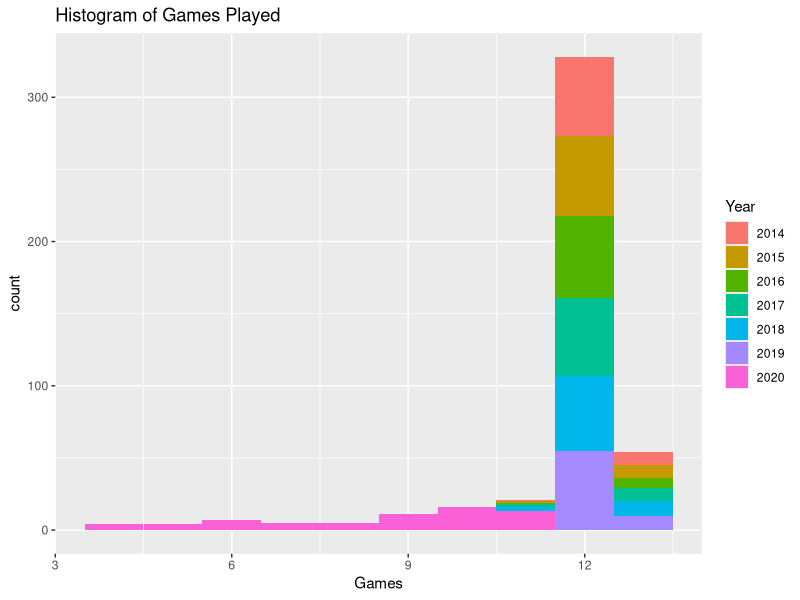
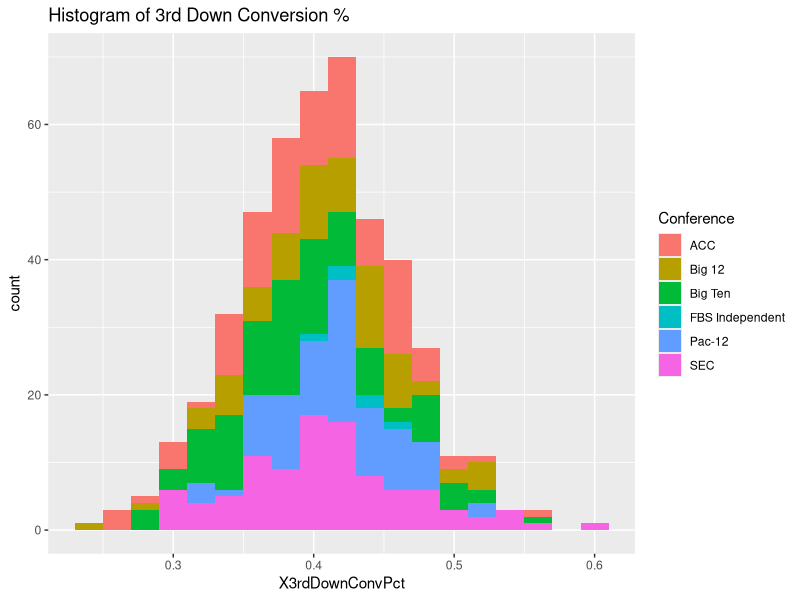
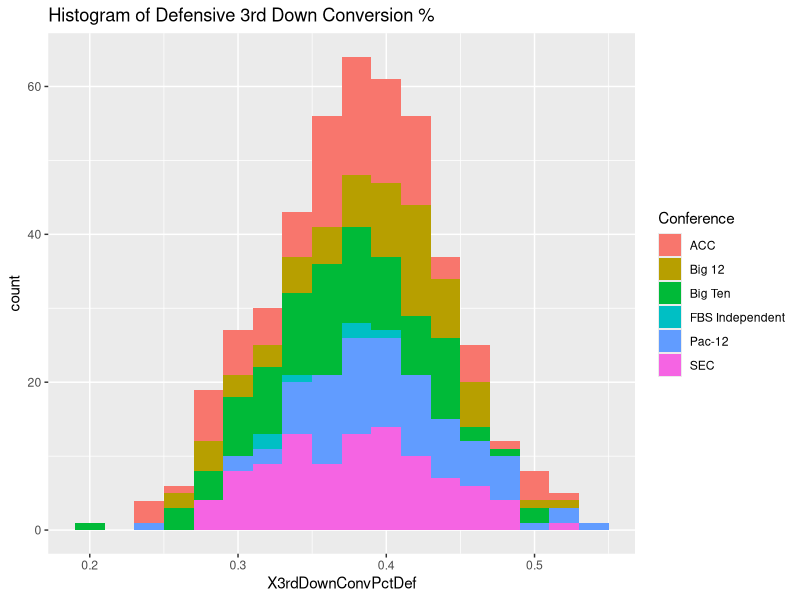
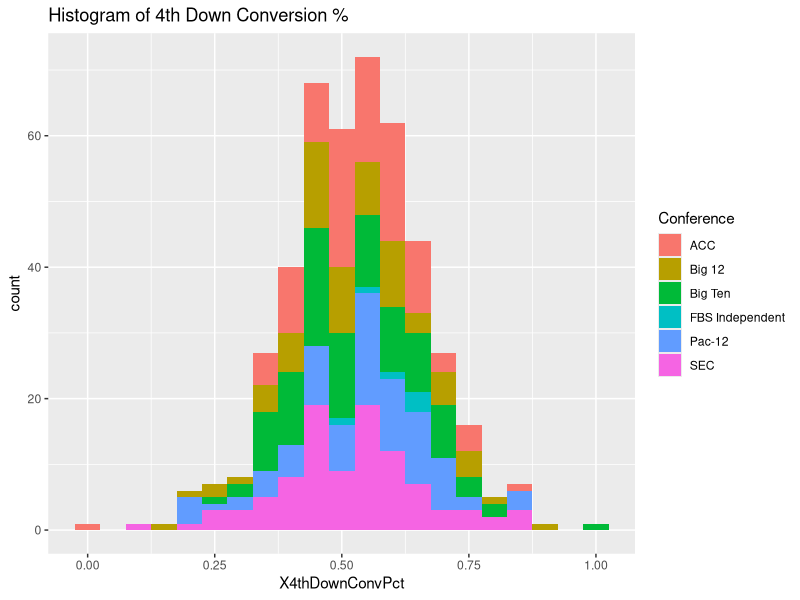
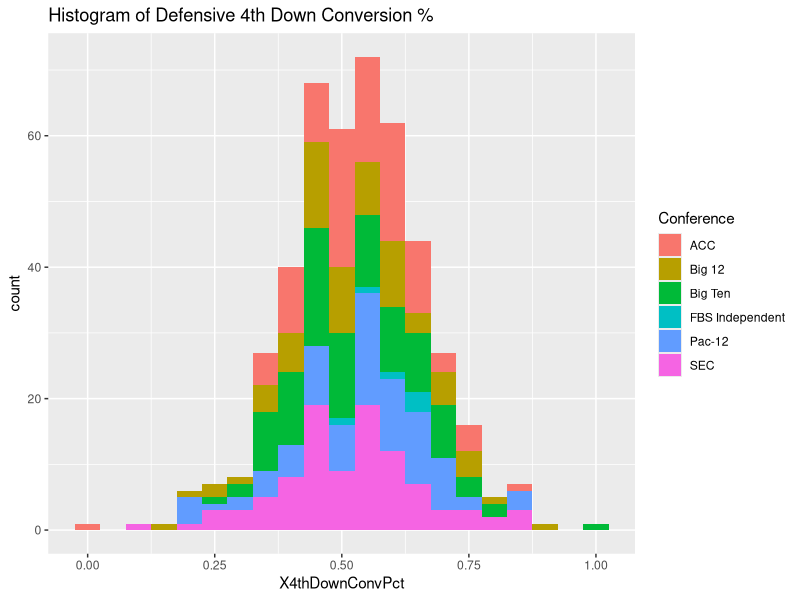
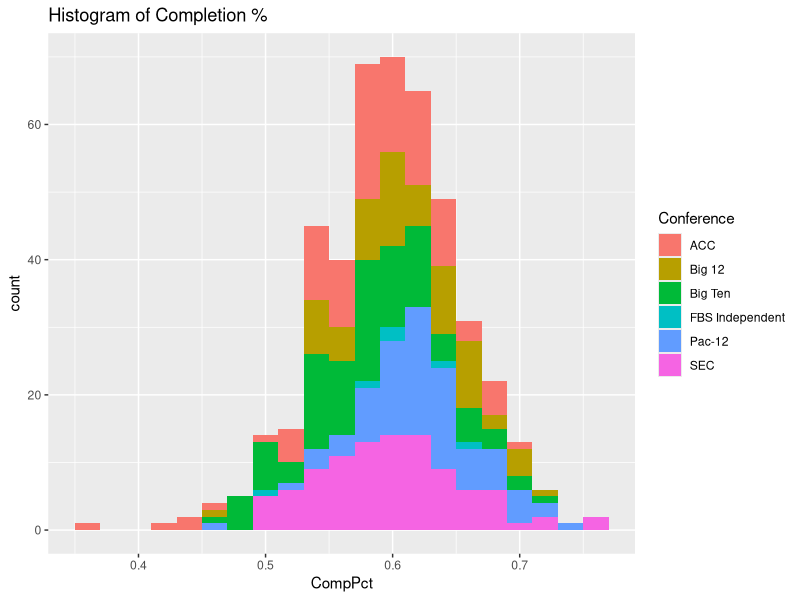
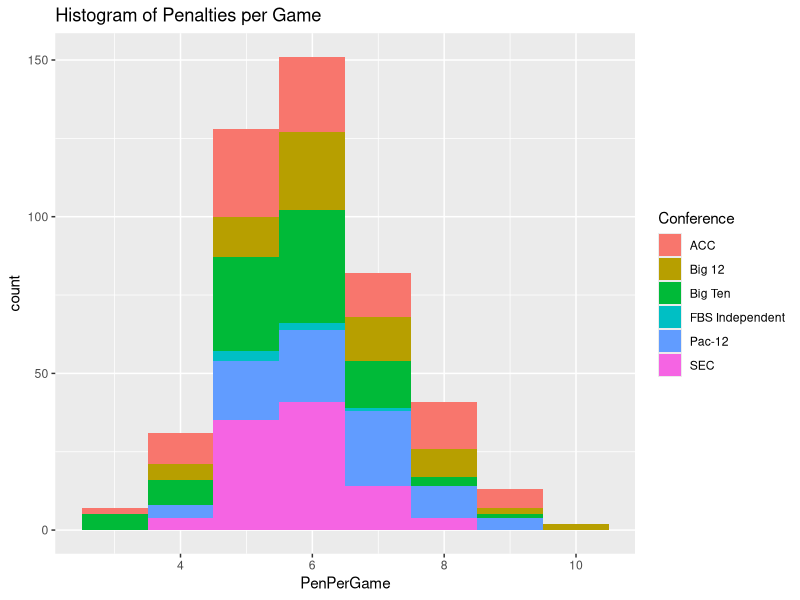
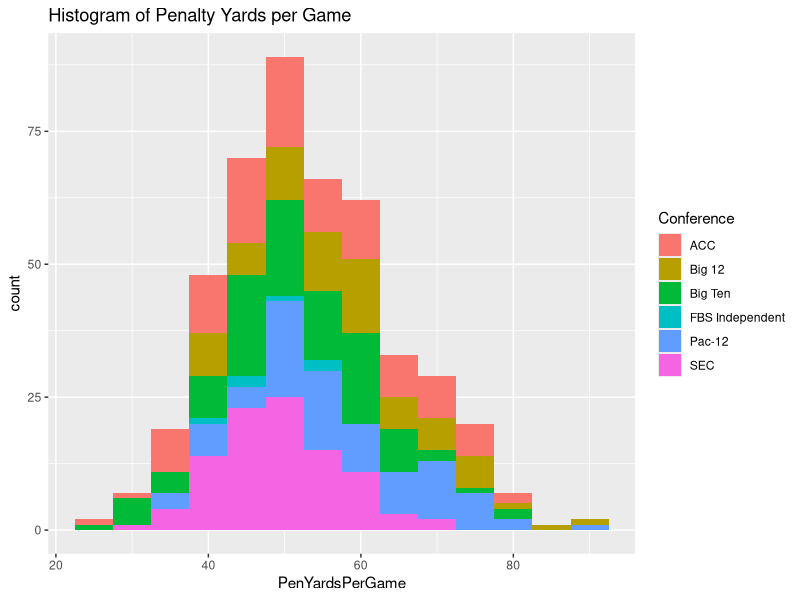

Write the R code that produced these figures, in order.
#loading in libraries
library(ggplot2)

#loading in data
data = read.csv("football.csv")
data$Conference = as.factor(data$Conference)
data$Year = as.factor(data$Year)

# Explorartory Histograms
ggplot(data, aes(x = Games, fill = Year)) + geom_histogram(binwidth = 1) + 
  ggtitle("Histogram of Games Played")
ggplot(data, aes(x = X3rdDownConvPct, fill = Conference)) + geom_histogram(binwidth = .02) +
  ggtitle("Histogram of 3rd Down Conversion %") 
ggplot(data, aes(x = X3rdDownConvPctDef, fill = Conference)) + geom_histogram(binwidth = .02) +
  ggtitle("Histogram of Defensive 3rd Down Conversion %") 
ggplot(data, aes(x = X4thDownConvPct, fill = Conference)) + geom_histogram(binwidth = .05) +
  ggtitle("Histogram of 4th Down Conversion %") 
ggplot(data, aes(x = X4thDownConvPct, fill = Conference)) + geom_histogram(binwidth = .05) +
  ggtitle("Histogram of Defensive 4th Down Conversion %") 
ggplot(data, aes(x = CompPct, fill = Conference)) + geom_histogram(binwidth = .02) +
  ggtitle("Histogram of Completion %") 
ggplot(data, aes(x = PenPerGame, fill = Conference)) + geom_histogram(binwidth = 1) +
  ggtitle("Histogram of Penalties per Game") 
ggplot(data, aes(x = PenYardsPerGame, fill = Conference)) + geom_histogram(binwidth = 5) +
  ggtitle("Histogram of Penalty Yards per Game") 
ggplot(data, aes(x = OppFDPerGame, fill = Conference)) + geom_histogram(binwidth = 1) +
  ggtitle("Histogram of Opponents First Downs per Game") 
ggplot(data, aes(x = FDPerGame, fill = Conference)) + geom_histogram(binwidth = 1) +
  ggtitle("Histogram of First Downs per Game") 
ggplot(data, aes(x = NetYdsPunt, fill = Conference)) + geom_histogram(binwidth = 1) +
  ggtitle("Histogram of Net Yards per Punt") 
ggplot(data, aes(x = PassYdsPerAtt, fill = Conference)) + geom_histogram(binwidth = .5) +
  ggtitle("Histogram of Pass Yards per Attempt") 
ggplot(data, aes(x = PassYdsPerComp, fill = Conference)) + geom_histogram(binwidth = .5) +
  ggtitle("Histogram of Pass Yards per Completion") 
ggplot(data, aes(x = PassYdsPerGame, fill = Conference)) + geom_histogram(binwidth = 30) +
  ggtitle("Histogram of Pass Yards per Game") 
ggplot(data, aes(x = PassYdsPerAtt, fill = Conference)) + geom_histogram(binwidth = .5) +
  ggtitle("Histogram of Defensive Pass Yards Allowed per Attempt") 
ggplot(data, aes(x = PassYdsPerCompDef, fill = Conference)) + geom_histogram(binwidth = .5) +
  ggtitle("Histogram of Defensive Pass Yards Allowed per Completion") 
ggplot(data, aes(x = PassYdsPerGameDef, fill = Conference)) + geom_histogram(binwidth = 25) +
  ggtitle("Histogram of Defensive Pass Yards Allowed per Game") 
ggplot(data, aes(x = AvgPuntReturnYds, fill = Conference)) + geom_histogram(binwidth = 2) +
  ggtitle("Histogram of Average Punt Return Yards") 
ggplot(data, aes(x = OppRZScorePct, fill = Conference)) + geom_histogram(binwidth = .02) +
  ggtitle("Histogram of Oppenent Red Zone Score %")
ggplot(data, aes(x = OppPointsPerRZAtt, fill = Conference)) + geom_histogram(binwidth = .2) +
  ggtitle("Histogram of Oppenent Red Zone Points per Attempt")
ggplot(data, aes(x = RZScorePct, fill = Conference)) + geom_histogram(binwidth = .02) +
  ggtitle("Histogram of Red Zone Score %")
ggplot(data, aes(x = PointsPerRZAtt, fill = Conference)) + geom_histogram(binwidth = .2) +
  ggtitle("Histogram of Red Zone Points per Attempt")
ggplot(data, aes(x = RushYdsPerRushDef, fill = Conference)) + geom_histogram(binwidth = .3) +
  ggtitle("Histogram of Defensive Rushing Yards per Rush")
ggplot(data, aes(x = RushYdsPerRush, fill = Conference)) + geom_histogram(binwidth = .3) +
  ggtitle("Histogram of Rushing Yards per Rush")
ggplot(data, aes(x = RushYdsPerGame, fill = Conference)) + geom_histogram(binwidth = 20) +
  ggtitle("Histogram of Defensive Rushing Yards per Game")
ggplot(data, aes(x = SacksAllowed, fill = Conference)) + geom_histogram(binwidth = .5) +
  ggtitle("Histogram of Sacks Allowed per Game")
ggplot(data, aes(x = PPGDef, fill = Conference)) + geom_histogram(binwidth = 2.5) +
  ggtitle("Histogram of Defensive Points Allowed per Game")
ggplot(data, aes(x = PPG, fill = Conference)) + geom_histogram(binwidth = 2.5) +
  ggtitle("Histogram of Points per Game")
ggplot(data, aes(x = TFLAllowed, fill = Conference)) + geom_histogram(binwidth = .5) +
  ggtitle("Histogram of Tackles for Loss Allowed per Game")
ggplot(data, aes(x = Sacks, fill = Conference)) + geom_histogram(binwidth = .5) +
  ggtitle("Histogram of Sacks per Game")
ggplot(data, aes(x = TFLPG, fill = Conference)) + geom_histogram(binwidth = .5) +
  ggtitle("Histogram of Tackles for Loss per Game")
ggplot(data, aes(x = AvgTOP, fill = Conference)) + geom_histogram(binwidth = 1) +
  ggtitle("Histogram of Average Time of Possesion")
ggplot(data, aes(x = YdsPerPlayDef, fill = Conference)) + geom_histogram(binwidth = .25) +
  ggtitle("Histogram of Average Defensive Yards Allowed per Play")
ggplot(data, aes(x = YdsPerGameDef, fill = Conference)) + geom_histogram(binwidth = 20) +
  ggtitle("Histogram of Average Defensive Yards Allowed per Game")
ggplot(data, aes(x = YdsPerPlay, fill = Conference)) + geom_histogram(binwidth = .25) +
  ggtitle("Histogram of Average Yards per Play")
ggplot(data, aes(x = YdsPerGame, fill = Conference)) + geom_histogram(binwidth = 20) +
  ggtitle("Histogram of Average Yards per Game")
ggplot(data, aes(x = AvgTurnoverMargin, fill = Conference)) + geom_histogram(binwidth = .2) +
  ggtitle("Histogram of Average Turnover Margin")
ggplot(data, aes(x = WinPct, fill = Conference)) + geom_histogram(binwidth = .1) +
  ggtitle("Histogram of Win %")
ggplot(data, aes(x = Win...vs.Rank, fill = Conference)) + geom_histogram(binwidth = .15) +
  ggtitle("Histogram of Win % vs. Ranked Opponents")
ggplot(data, aes(x = Avg.Point.Differential, fill = Conference)) + geom_histogram(binwidth = 5) +
  ggtitle("Histogram of Average Point Differential")
